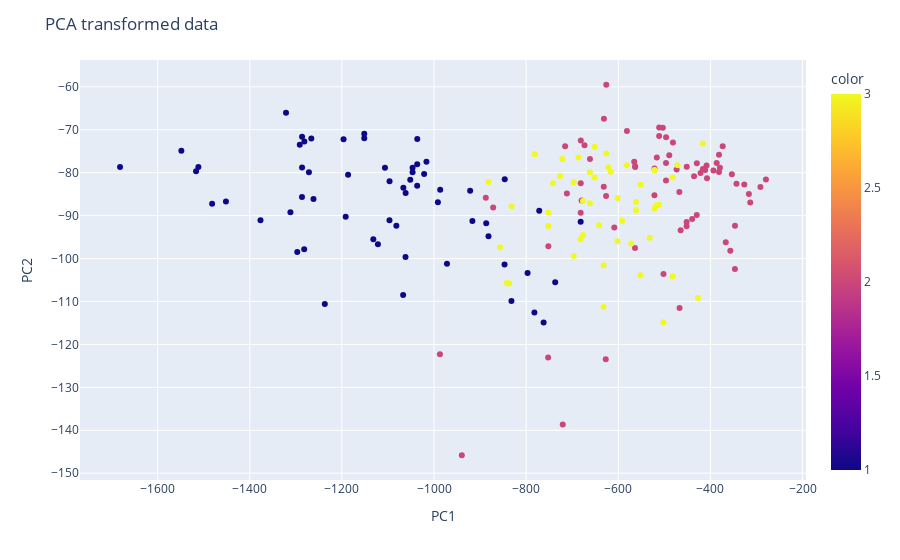

The notebook cell this image was saved under:
### Markdown cell above
### 2.5. Visualizing Data

### Code cell
# Create a scatter plot using Plotly to visualize the PCA-transformed data.
fig = px.scatter(x=X_transformed[:,0], y=X_transformed[:,1], color=y)
fig.update_layout(
    title="PCA transformed data",
    xaxis_title="PC1",
    yaxis_title="PC2"
)
fig.show()

### Figure 1 — Plotly figure (JSON) as saved in the notebook; plotly's stock layout.template omitted (floating-point values rounded to 4 significant figures; data arrays with more than 128 entries replaced by an {"elided": "..."} marker saying what was removed)
{"data": [{"hovertemplate": "x=%{x}<br>y=%{y}<br>color=%{marker.color}<extra></extra>", "legendgroup": "", "marker": {"color": {"elided": "178 int values"}, "coloraxis": "coloraxis", "symbol": "circle"}, "mode": "markers", "name": "", "orientation": "v", "showlegend": false, "type": "scatter", "x": {"elided": "178 float values"}, "xaxis": "x", "y": {"elided": "178 float values"}, "yaxis": "y"}], "layout": {"coloraxis": {"colorbar": {"title": {"text": "color"}}, "colorscale": [[0, "#0d0887"], [0.1111, "#46039f"], [0.2222, "#7201a8"], [0.3333, "#9c179e"], [0.4444, "#bd3786"], [0.5556, "#d8576b"], [0.6667, "#ed7953"], [0.7778, "#fb9f3a"], [0.8889, "#fdca26"], [1, "#f0f921"]]}, "legend": {"tracegroupgap": 0}, "margin": {"t": 60}, "title": {"text": "PCA transformed data"}, "xaxis": {"anchor": "y", "domain": [0, 1], "title": {"text": "PC1"}}, "yaxis": {"anchor": "x", "domain": [0, 1], "title": {"text": "PC2"}}}}
